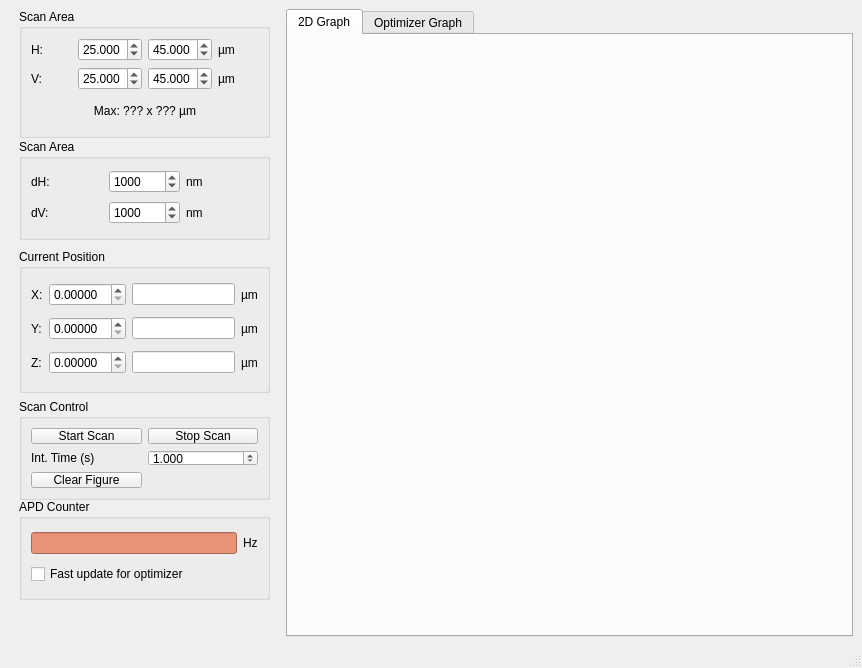
<?xml version="1.0" encoding="UTF-8"?>
<ui version="4.0">
 <class>ConfocalScanMainWindow</class>
 <widget class="QMainWindow" name="ConfocalScanMainWindow">
  <property name="geometry">
   <rect>
    <x>0</x>
    <y>0</y>
    <width>862</width>
    <height>668</height>
   </rect>
  </property>
  <property name="windowTitle">
   <string>Confocal Scan (MCL, LJ)</string>
  </property>
  <widget class="QWidget" name="centralwidget">
   <layout class="QHBoxLayout" name="horizontalLayout_2">
    <item>
     <widget class="QFrame" name="frame">
      <property name="minimumSize">
       <size>
        <width>271</width>
        <height>601</height>
       </size>
      </property>
      <property name="frameShape">
       <enum>QFrame::NoFrame</enum>
      </property>
      <property name="frameShadow">
       <enum>QFrame::Plain</enum>
      </property>
      <widget class="QGroupBox" name="groupBox">
       <property name="geometry">
        <rect>
         <x>10</x>
         <y>0</y>
         <width>251</width>
         <height>129</height>
        </rect>
       </property>
       <property name="title">
        <string>Scan Area</string>
       </property>
       <layout class="QGridLayout" name="gridLayout">
        <item row="0" column="0">
         <widget class="QLabel" name="h_label">
          <property name="text">
           <string>H:</string>
          </property>
         </widget>
        </item>
        <item row="2" column="3">
         <widget class="QLabel" name="label_4">
          <property name="text">
           <string>µm</string>
          </property>
         </widget>
        </item>
        <item row="3" column="1" colspan="2">
         <widget class="QLabel" name="maxdim_label">
          <property name="text">
           <string>Max: ??? x ??? µm</string>
          </property>
          <property name="alignment">
           <set>Qt::AlignCenter</set>
          </property>
         </widget>
        </item>
        <item row="0" column="3">
         <widget class="QLabel" name="label_2">
          <property name="text">
           <string>µm</string>
          </property>
         </widget>
        </item>
        <item row="2" column="0">
         <widget class="QLabel" name="v_label">
          <property name="text">
           <string>V:</string>
          </property>
         </widget>
        </item>
        <item row="0" column="1">
         <widget class="QDoubleSpinBox" name="h0_doubleSpinBox">
          <property name="decimals">
           <number>3</number>
          </property>
          <property name="value">
           <double>25.000000000000000</double>
          </property>
         </widget>
        </item>
        <item row="2" column="1">
         <widget class="QDoubleSpinBox" name="v0_doubleSpinBox">
          <property name="decimals">
           <number>3</number>
          </property>
          <property name="value">
           <double>25.000000000000000</double>
          </property>
         </widget>
        </item>
        <item row="0" column="2">
         <widget class="QDoubleSpinBox" name="h1_doubleSpinBox">
          <property name="decimals">
           <number>3</number>
          </property>
          <property name="value">
           <double>45.000000000000000</double>
          </property>
         </widget>
        </item>
        <item row="2" column="2">
         <widget class="QDoubleSpinBox" name="v1_doubleSpinBox">
          <property name="decimals">
           <number>3</number>
          </property>
          <property name="value">
           <double>45.000000000000000</double>
          </property>
         </widget>
        </item>
       </layout>
      </widget>
      <widget class="QGroupBox" name="groupBox_3">
       <property name="geometry">
        <rect>
         <x>10</x>
         <y>240</y>
         <width>251</width>
         <height>144</height>
        </rect>
       </property>
       <property name="title">
        <string>Current Position</string>
       </property>
       <layout class="QGridLayout" name="gridLayout_3">
        <item row="0" column="0">
         <widget class="QLabel" name="label_10">
          <property name="text">
           <string>X:</string>
          </property>
         </widget>
        </item>
        <item row="0" column="1">
         <widget class="QDoubleSpinBox" name="cx_doubleSpinBox">
          <property name="decimals">
           <number>5</number>
          </property>
         </widget>
        </item>
        <item row="0" column="2">
         <widget class="QLineEdit" name="x_set_lineEdit">
          <property name="sizePolicy">
           <sizepolicy hsizetype="Minimum" vsizetype="Fixed">
            <horstretch>0</horstretch>
            <verstretch>0</verstretch>
           </sizepolicy>
          </property>
         </widget>
        </item>
        <item row="0" column="3">
         <widget class="QLabel" name="label_11">
          <property name="text">
           <string>µm</string>
          </property>
         </widget>
        </item>
        <item row="1" column="0">
         <widget class="QLabel" name="label_12">
          <property name="text">
           <string>Y:</string>
          </property>
         </widget>
        </item>
        <item row="1" column="1">
         <widget class="QDoubleSpinBox" name="cy_doubleSpinBox">
          <property name="decimals">
           <number>5</number>
          </property>
         </widget>
        </item>
        <item row="1" column="2">
         <widget class="QLineEdit" name="y_set_lineEdit">
          <property name="sizePolicy">
           <sizepolicy hsizetype="Minimum" vsizetype="Fixed">
            <horstretch>0</horstretch>
            <verstretch>0</verstretch>
           </sizepolicy>
          </property>
         </widget>
        </item>
        <item row="1" column="3">
         <widget class="QLabel" name="label_13">
          <property name="text">
           <string>µm</string>
          </property>
         </widget>
        </item>
        <item row="2" column="0">
         <widget class="QLabel" name="label_14">
          <property name="text">
           <string>Z:</string>
          </property>
         </widget>
        </item>
        <item row="2" column="1">
         <widget class="QDoubleSpinBox" name="cz_doubleSpinBox">
          <property name="decimals">
           <number>5</number>
          </property>
         </widget>
        </item>
        <item row="2" column="2">
         <widget class="QLineEdit" name="z_set_lineEdit">
          <property name="sizePolicy">
           <sizepolicy hsizetype="Minimum" vsizetype="Fixed">
            <horstretch>0</horstretch>
            <verstretch>0</verstretch>
           </sizepolicy>
          </property>
         </widget>
        </item>
        <item row="2" column="3">
         <widget class="QLabel" name="label_15">
          <property name="text">
           <string>µm</string>
          </property>
         </widget>
        </item>
       </layout>
      </widget>
      <widget class="QGroupBox" name="groupBox_5">
       <property name="geometry">
        <rect>
         <x>10</x>
         <y>490</y>
         <width>251</width>
         <height>101</height>
        </rect>
       </property>
       <property name="title">
        <string>APD Counter</string>
       </property>
       <layout class="QGridLayout" name="gridLayout_5">
        <item row="0" column="1">
         <widget class="QLabel" name="label_16">
          <property name="text">
           <string>Hz</string>
          </property>
         </widget>
        </item>
        <item row="0" column="0">
         <widget class="QLineEdit" name="apd_counter_output_lineEdit">
          <property name="palette">
           <palette>
            <active>
             <colorrole role="WindowText">
              <brush brushstyle="SolidPattern">
               <color alpha="255">
                <red>0</red>
                <green>0</green>
                <blue>0</blue>
               </color>
              </brush>
             </colorrole>
             <colorrole role="Button">
              <brush brushstyle="SolidPattern">
               <color alpha="255">
                <red>232</red>
                <green>146</green>
                <blue>120</blue>
               </color>
              </brush>
             </colorrole>
             <colorrole role="Light">
              <brush brushstyle="SolidPattern">
               <color alpha="255">
                <red>255</red>
                <green>232</green>
                <blue>225</blue>
               </color>
              </brush>
             </colorrole>
             <colorrole role="Midlight">
              <brush brushstyle="SolidPattern">
               <color alpha="255">
                <red>243</red>
                <green>189</green>
                <blue>172</blue>
               </color>
              </brush>
             </colorrole>
             <colorrole role="Dark">
              <brush brushstyle="SolidPattern">
               <color alpha="255">
                <red>116</red>
                <green>73</green>
                <blue>60</blue>
               </color>
              </brush>
             </colorrole>
             <colorrole role="Mid">
              <brush brushstyle="SolidPattern">
               <color alpha="255">
                <red>155</red>
                <green>97</green>
                <blue>80</blue>
               </color>
              </brush>
             </colorrole>
             <colorrole role="Text">
              <brush brushstyle="SolidPattern">
               <color alpha="255">
                <red>0</red>
                <green>0</green>
                <blue>0</blue>
               </color>
              </brush>
             </colorrole>
             <colorrole role="BrightText">
              <brush brushstyle="SolidPattern">
               <color alpha="255">
                <red>255</red>
                <green>255</green>
                <blue>255</blue>
               </color>
              </brush>
             </colorrole>
             <colorrole role="ButtonText">
              <brush brushstyle="SolidPattern">
               <color alpha="255">
                <red>0</red>
                <green>0</green>
                <blue>0</blue>
               </color>
              </brush>
             </colorrole>
             <colorrole role="Base">
              <brush brushstyle="SolidPattern">
               <color alpha="255">
                <red>232</red>
                <green>146</green>
                <blue>120</blue>
               </color>
              </brush>
             </colorrole>
             <colorrole role="Window">
              <brush brushstyle="SolidPattern">
               <color alpha="255">
                <red>232</red>
                <green>146</green>
                <blue>120</blue>
               </color>
              </brush>
             </colorrole>
             <colorrole role="Shadow">
              <brush brushstyle="SolidPattern">
               <color alpha="255">
                <red>0</red>
                <green>0</green>
                <blue>0</blue>
               </color>
              </brush>
             </colorrole>
             <colorrole role="AlternateBase">
              <brush brushstyle="SolidPattern">
               <color alpha="255">
                <red>243</red>
                <green>200</green>
                <blue>187</blue>
               </color>
              </brush>
             </colorrole>
             <colorrole role="ToolTipBase">
              <brush brushstyle="SolidPattern">
               <color alpha="255">
                <red>255</red>
                <green>255</green>
                <blue>220</blue>
               </color>
              </brush>
             </colorrole>
             <colorrole role="ToolTipText">
              <brush brushstyle="SolidPattern">
               <color alpha="255">
                <red>0</red>
                <green>0</green>
                <blue>0</blue>
               </color>
              </brush>
             </colorrole>
            </active>
            <inactive>
             <colorrole role="WindowText">
              <brush brushstyle="SolidPattern">
               <color alpha="255">
                <red>0</red>
                <green>0</green>
                <blue>0</blue>
               </color>
              </brush>
             </colorrole>
             <colorrole role="Button">
              <brush brushstyle="SolidPattern">
               <color alpha="255">
                <red>232</red>
                <green>146</green>
                <blue>120</blue>
               </color>
              </brush>
             </colorrole>
             <colorrole role="Light">
              <brush brushstyle="SolidPattern">
               <color alpha="255">
                <red>255</red>
                <green>232</green>
                <blue>225</blue>
               </color>
              </brush>
             </colorrole>
             <colorrole role="Midlight">
              <brush brushstyle="SolidPattern">
               <color alpha="255">
                <red>243</red>
                <green>189</green>
                <blue>172</blue>
               </color>
              </brush>
             </colorrole>
             <colorrole role="Dark">
              <brush brushstyle="SolidPattern">
               <color alpha="255">
                <red>116</red>
                <green>73</green>
                <blue>60</blue>
               </color>
              </brush>
             </colorrole>
             <colorrole role="Mid">
              <brush brushstyle="SolidPattern">
               <color alpha="255">
                <red>155</red>
                <green>97</green>
                <blue>80</blue>
               </color>
              </brush>
             </colorrole>
             <colorrole role="Text">
              <brush brushstyle="SolidPattern">
               <color alpha="255">
                <red>0</red>
                <green>0</green>
                <blue>0</blue>
               </color>
              </brush>
             </colorrole>
             <colorrole role="BrightText">
              <brush brushstyle="SolidPattern">
               <color alpha="255">
                <red>255</red>
                <green>255</green>
                <blue>255</blue>
               </color>
              </brush>
             </colorrole>
             <colorrole role="ButtonText">
              <brush brushstyle="SolidPattern">
               <color alpha="255">
                <red>0</red>
                <green>0</green>
                <blue>0</blue>
               </color>
              </brush>
             </colorrole>
             <colorrole role="Base">
              <brush brushstyle="SolidPattern">
               <color alpha="255">
                <red>232</red>
                <green>146</green>
                <blue>120</blue>
               </color>
              </brush>
             </colorrole>
             <colorrole role="Window">
              <brush brushstyle="SolidPattern">
               <color alpha="255">
                <red>232</red>
                <green>146</green>
                <blue>120</blue>
               </color>
              </brush>
             </colorrole>
             <colorrole role="Shadow">
              <brush brushstyle="SolidPattern">
               <color alpha="255">
                <red>0</red>
                <green>0</green>
                <blue>0</blue>
               </color>
              </brush>
             </colorrole>
             <colorrole role="AlternateBase">
              <brush brushstyle="SolidPattern">
               <color alpha="255">
                <red>243</red>
                <green>200</green>
                <blue>187</blue>
               </color>
              </brush>
             </colorrole>
             <colorrole role="ToolTipBase">
              <brush brushstyle="SolidPattern">
               <color alpha="255">
                <red>255</red>
                <green>255</green>
                <blue>220</blue>
               </color>
              </brush>
             </colorrole>
             <colorrole role="ToolTipText">
              <brush brushstyle="SolidPattern">
               <color alpha="255">
                <red>0</red>
                <green>0</green>
                <blue>0</blue>
               </color>
              </brush>
             </colorrole>
            </inactive>
            <disabled>
             <colorrole role="WindowText">
              <brush brushstyle="SolidPattern">
               <color alpha="255">
                <red>116</red>
                <green>73</green>
                <blue>60</blue>
               </color>
              </brush>
             </colorrole>
             <colorrole role="Button">
              <brush brushstyle="SolidPattern">
               <color alpha="255">
                <red>232</red>
                <green>146</green>
                <blue>120</blue>
               </color>
              </brush>
             </colorrole>
             <colorrole role="Light">
              <brush brushstyle="SolidPattern">
               <color alpha="255">
                <red>255</red>
                <green>232</green>
                <blue>225</blue>
               </color>
              </brush>
             </colorrole>
             <colorrole role="Midlight">
              <brush brushstyle="SolidPattern">
               <color alpha="255">
                <red>243</red>
                <green>189</green>
                <blue>172</blue>
               </color>
              </brush>
             </colorrole>
             <colorrole role="Dark">
              <brush brushstyle="SolidPattern">
               <color alpha="255">
                <red>116</red>
                <green>73</green>
                <blue>60</blue>
               </color>
              </brush>
             </colorrole>
             <colorrole role="Mid">
              <brush brushstyle="SolidPattern">
               <color alpha="255">
                <red>155</red>
                <green>97</green>
                <blue>80</blue>
               </color>
              </brush>
             </colorrole>
             <colorrole role="Text">
              <brush brushstyle="SolidPattern">
               <color alpha="255">
                <red>116</red>
                <green>73</green>
                <blue>60</blue>
               </color>
              </brush>
             </colorrole>
             <colorrole role="BrightText">
              <brush brushstyle="SolidPattern">
               <color alpha="255">
                <red>255</red>
                <green>255</green>
                <blue>255</blue>
               </color>
              </brush>
             </colorrole>
             <colorrole role="ButtonText">
              <brush brushstyle="SolidPattern">
               <color alpha="255">
                <red>116</red>
                <green>73</green>
                <blue>60</blue>
               </color>
              </brush>
             </colorrole>
             <colorrole role="Base">
              <brush brushstyle="SolidPattern">
               <color alpha="255">
                <red>232</red>
                <green>146</green>
                <blue>120</blue>
               </color>
              </brush>
             </colorrole>
             <colorrole role="Window">
              <brush brushstyle="SolidPattern">
               <color alpha="255">
                <red>232</red>
                <green>146</green>
                <blue>120</blue>
               </color>
              </brush>
             </colorrole>
             <colorrole role="Shadow">
              <brush brushstyle="SolidPattern">
               <color alpha="255">
                <red>0</red>
                <green>0</green>
                <blue>0</blue>
               </color>
              </brush>
             </colorrole>
             <colorrole role="AlternateBase">
              <brush brushstyle="SolidPattern">
               <color alpha="255">
                <red>232</red>
                <green>146</green>
                <blue>120</blue>
               </color>
              </brush>
             </colorrole>
             <colorrole role="ToolTipBase">
              <brush brushstyle="SolidPattern">
               <color alpha="255">
                <red>255</red>
                <green>255</green>
                <blue>220</blue>
               </color>
              </brush>
             </colorrole>
             <colorrole role="ToolTipText">
              <brush brushstyle="SolidPattern">
               <color alpha="255">
                <red>0</red>
                <green>0</green>
                <blue>0</blue>
               </color>
              </brush>
             </colorrole>
            </disabled>
           </palette>
          </property>
          <property name="readOnly">
           <bool>true</bool>
          </property>
         </widget>
        </item>
        <item row="1" column="0">
         <widget class="QCheckBox" name="fast_update_checkBox">
          <property name="text">
           <string>Fast update for optimizer</string>
          </property>
         </widget>
        </item>
       </layout>
      </widget>
      <widget class="QGroupBox" name="groupBox_2">
       <property name="geometry">
        <rect>
         <x>10</x>
         <y>130</y>
         <width>251</width>
         <height>101</height>
        </rect>
       </property>
       <property name="title">
        <string>Scan Area</string>
       </property>
       <layout class="QGridLayout" name="gridLayout_2">
        <item row="1" column="2">
         <widget class="QLabel" name="label_9">
          <property name="text">
           <string>nm</string>
          </property>
         </widget>
        </item>
        <item row="1" column="0">
         <widget class="QLabel" name="dv_label">
          <property name="text">
           <string>dV:</string>
          </property>
         </widget>
        </item>
        <item row="0" column="2">
         <widget class="QLabel" name="label_7">
          <property name="text">
           <string>nm</string>
          </property>
         </widget>
        </item>
        <item row="0" column="0">
         <widget class="QLabel" name="dh_label">
          <property name="text">
           <string>dH:</string>
          </property>
         </widget>
        </item>
        <item row="0" column="1">
         <widget class="QSpinBox" name="dh_spinBox">
          <property name="suffix">
           <string/>
          </property>
          <property name="maximum">
           <number>100000</number>
          </property>
          <property name="singleStep">
           <number>50</number>
          </property>
          <property name="value">
           <number>1000</number>
          </property>
         </widget>
        </item>
        <item row="1" column="1">
         <widget class="QSpinBox" name="dv_spinBox">
          <property name="maximum">
           <number>100000</number>
          </property>
          <property name="singleStep">
           <number>50</number>
          </property>
          <property name="value">
           <number>1000</number>
          </property>
         </widget>
        </item>
       </layout>
      </widget>
      <widget class="QGroupBox" name="groupBox_4">
       <property name="geometry">
        <rect>
         <x>10</x>
         <y>390</y>
         <width>251</width>
         <height>101</height>
        </rect>
       </property>
       <property name="title">
        <string>Scan Control</string>
       </property>
       <layout class="QGridLayout" name="gridLayout_4">
        <item row="0" column="0">
         <widget class="QPushButton" name="scan_start_pushButton">
          <property name="text">
           <string>Start Scan</string>
          </property>
         </widget>
        </item>
        <item row="0" column="1">
         <widget class="QPushButton" name="scan_stop_pushButton">
          <property name="text">
           <string>Stop Scan</string>
          </property>
         </widget>
        </item>
        <item row="1" column="1">
         <widget class="QDoubleSpinBox" name="pixel_time_doubleSpinBox">
          <property name="decimals">
           <number>3</number>
          </property>
          <property name="minimum">
           <double>0.001000000000000</double>
          </property>
          <property name="maximum">
           <double>999.990000000000009</double>
          </property>
          <property name="singleStep">
           <double>0.100000000000000</double>
          </property>
          <property name="value">
           <double>1.000000000000000</double>
          </property>
         </widget>
        </item>
        <item row="1" column="0">
         <widget class="QLabel" name="label">
          <property name="text">
           <string>Int. Time (s)</string>
          </property>
         </widget>
        </item>
        <item row="2" column="0">
         <widget class="QPushButton" name="clearfig_pushButton">
          <property name="text">
           <string>Clear Figure</string>
          </property>
         </widget>
        </item>
       </layout>
      </widget>
     </widget>
    </item>
    <item>
     <widget class="QTabWidget" name="tabWidget">
      <property name="tabShape">
       <enum>QTabWidget::Rounded</enum>
      </property>
      <property name="currentIndex">
       <number>0</number>
      </property>
      <widget class="QWidget" name="plot2d_widget">
       <attribute name="title">
        <string>2D Graph</string>
       </attribute>
       <layout class="QVBoxLayout" name="plot2D_verticalLayout"/>
      </widget>
      <widget class="QWidget" name="plot_optimize_widget">
       <attribute name="title">
        <string>Optimizer Graph</string>
       </attribute>
       <layout class="QVBoxLayout" name="plot_optimize_verticalLayout"/>
      </widget>
     </widget>
    </item>
   </layout>
   <zorder>tabWidget</zorder>
   <zorder>frame</zorder>
  </widget>
  <widget class="QMenuBar" name="menubar">
   <property name="geometry">
    <rect>
     <x>0</x>
     <y>0</y>
     <width>862</width>
     <height>18</height>
    </rect>
   </property>
  </widget>
  <widget class="QStatusBar" name="statusbar"/>
 </widget>
 <resources/>
 <connections/>
</ui>
